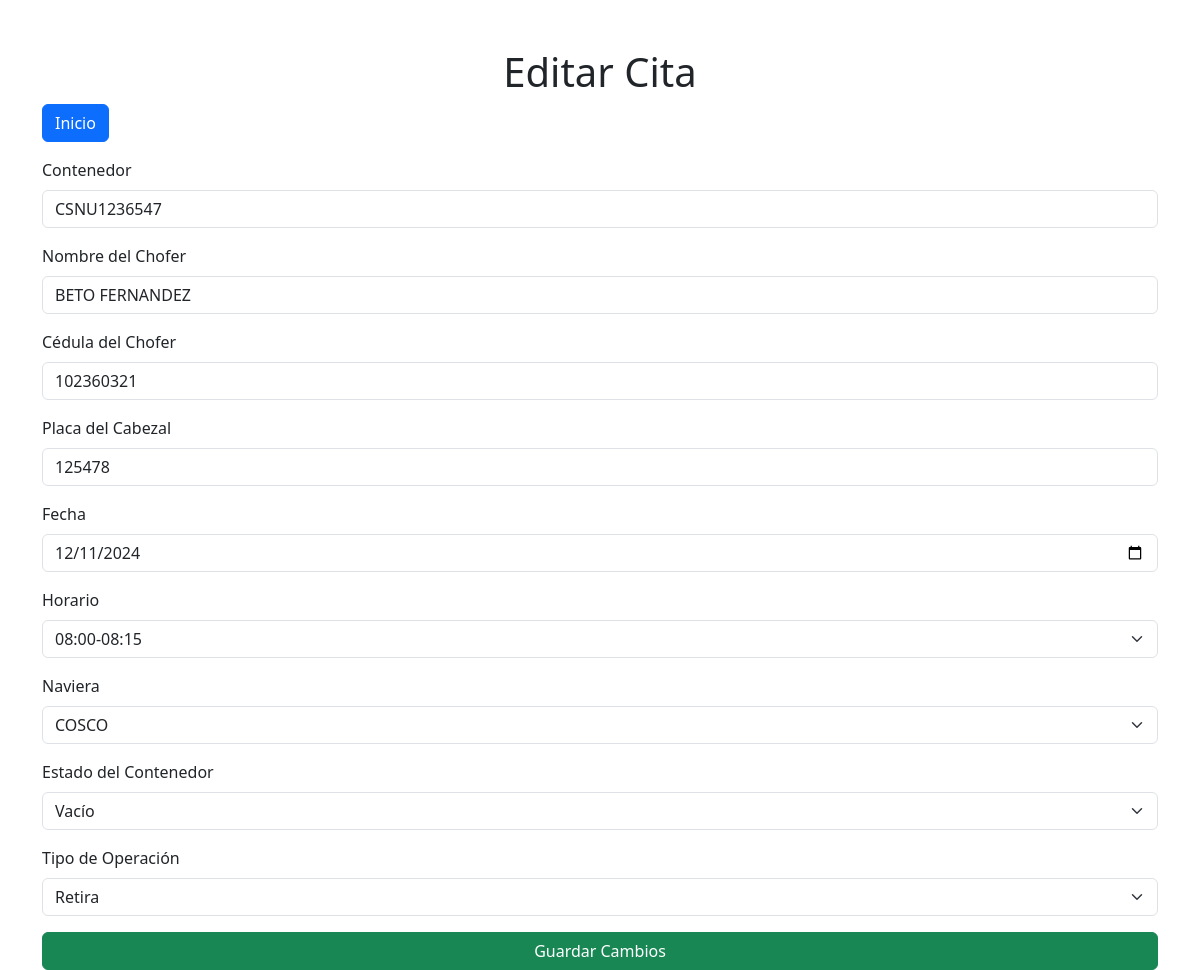
The app's page /editar-cita/3 with its own data.
### tables this page shows
CREATE TABLE citas (
            id INTEGER PRIMARY KEY AUTOINCREMENT,
            contenedor TEXT NOT NULL,
            chofer_nombre TEXT NOT NULL,
            chofer_cedula TEXT NOT NULL,
            cabezal_placa TEXT NOT NULL,
            horario TEXT NOT NULL,
            estado_contenedor TEXT NOT NULL DEFAULT 'Vacío',
            tipo_operacion TEXT NOT NULL DEFAULT 'Entrega',
            fecha TEXT NOT NULL DEFAULT '',
            estado TEXT NOT NULL DEFAULT 'Pendiente',
            anotaciones TEXT DEFAULT NULL,
            naviera TEXT NOT NULL CHECK (naviera IN ('COSCO', 'OOCL', 'ONE'))
        );

### app.py (the view, shortened to what this page needs)
@app.route("/editar-cita/<int:id>", methods=["GET", "POST"])
def editar_cita(id):
    conn = get_db_connection()
    cita = conn.execute("SELECT * FROM citas WHERE id = ?", (id,)).fetchone()
    if not cita:
        conn.close()
        return render_template("error.html", message="Cita no encontrada.")
    time_slots = [f"{hour:02d}:00-{hour:02d}:15" for hour in range(8, 17)]
    conn.close()
    return render_template("editar_cita.html", cita=cita, time_slots=time_slots)

### app.py (called while the page is built)
def get_db_connection():
    conn = sqlite3.connect(db_path)
    conn.row_factory = sqlite3.Row
    return conn

### templates/editar_cita.html (shortened to what this page needs)
<!DOCTYPE html>
<html lang="es">
<head>
    <link href="https://cdn.jsdelivr.net/npm/bootstrap@5.3.0/dist/css/bootstrap.min.css" rel="stylesheet">
</head>
<body>
    <div class="container mt-5">
        <h1 class="text-center">Editar Cita</h1>
        <a href="/" class="btn btn-primary mb-3">Inicio</a>
        <form method="POST" action="/editar-cita/{{ cita['id'] }}">
            <div class="mb-3">
                <label for="contenedor" class="form-label">Contenedor</label>
                <input type="text" id="contenedor" name="contenedor" class="form-control" value="{{ cita['contenedor'] }}" required pattern="[A-Z]{4}[0-9]{7}" title="Debe contener 4 letras seguidas de 7 números (ejemplo: ABCD1234567)">
            </div>
            <div class="mb-3">
                <label for="chofer_nombre" class="form-label">Nombre del Chofer</label>
                <input type="text" id="chofer_nombre" name="chofer_nombre" class="form-control" value="{{ cita['chofer_nombre'] }}" required>
            </div>
            <div class="mb-3">
                <label for="chofer_cedula" class="form-label">Cédula del Chofer</label>
                <input type="text" id="chofer_cedula" name="chofer_cedula" class="form-control" value="{{ cita['chofer_cedula'] }}" required>
            </div>
            <div class="mb-3">
                <label for="cabezal_placa" class="form-label">Placa del Cabezal</label>
                <input type="text" id="cabezal_placa" name="cabezal_placa" class="form-control" value="{{ cita['cabezal_placa'] }}" required>
            </div>
            <div class="mb-3">
                <label for="fecha" class="form-label">Fecha</label>
                <input type="date" id="fecha" name="fecha" class="form-control" value="{{ cita['fecha'] }}" required>
            </div>
            <div class="mb-3">
                <label for="horario" class="form-label">Horario</label>
                <select id="horario" name="horario" class="form-select" required>
                    {% for slot in time_slots %}
                        <option value="{{ slot }}" {% if cita['horario'] == slot %}selected{% endif %}>{{ slot }}</option>
                    {% endfor %}
                </select>
            </div>
            <div class="mb-3">
                <label for="naviera" class="form-label">Naviera</label>
                <select id="naviera" name="naviera" class="form-select" required>
                    <option value="COSCO" {% if cita['naviera'] == "COSCO" %}selected{% endif %}>COSCO</option>
                </select>
            </div>
            <div class="mb-3">
                <label for="estado_contenedor" class="form-label">Estado del Contenedor</label>
                <select id="estado_contenedor" name="estado_contenedor" class="form-select" required>
                    <option value="Vacio" {% if cita['estado_contenedor'] == "Vacio" %}selected{% endif %}>Vacío</option>
                </select>
            </div>
            <div class="mb-3">
                <label for="tipo_operacion" class="form-label">Tipo de Operación</label>
                <select id="tipo_operacion" name="tipo_operacion" class="form-select" required>
                    <option value="Retira" {% if cita['tipo_operacion'] == "Retira" %}selected{% endif %}>Retira</option>
                </select>
            </div>
            <button type="submit" class="btn btn-success w-100">Guardar Cambios</button>
        </form>
    </div>
</body>
</html>

### records on screen
citas: contenedor "CSNU1236547", chofer_nombre "BETO FERNANDEZ", chofer_cedula "102360321", cabezal_placa "125478", fecha "12/11/2024", naviera "COSCO", estado_contenedor "Vacío", tipo_operacion "Retira"

### other values on screen
form field horario "08:00-08:15"
